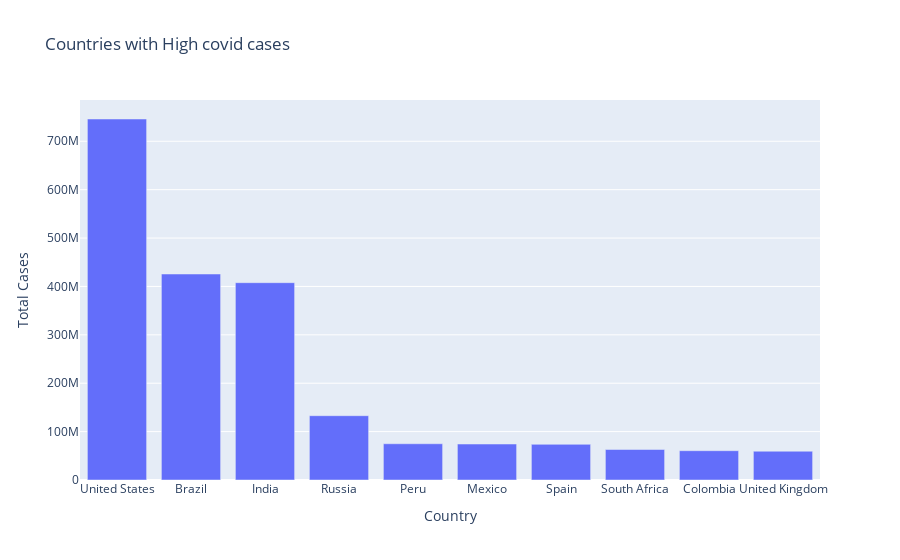

Source (notebook cell):
### Markdown cell above
## Analyzing the spread of covid-19

### Code cell
figure=px.bar(data,y="Total Cases", x="Country", title="Countries with High covid cases")
figure.show()

### Figure 1 — Plotly figure (JSON) as saved in the notebook; plotly's stock layout.template omitted (floating-point values rounded to 4 significant figures)
{"data": [{"alignmentgroup": "True", "hovertemplate": "Country=%{x}<br>Total Cases=%{y}<extra></extra>", "legendgroup": "", "marker": {"color": "#636efa", "pattern": {"shape": ""}}, "name": "", "offsetgroup": "", "orientation": "v", "showlegend": false, "textposition": "auto", "type": "bar", "x": ["United States", "Brazil", "India", "Russia", "Peru", "Mexico", "Spain", "South Africa", "Colombia", "United Kingdom"], "xaxis": "x", "y": [746014098, 425704517, 407771615, 132888951, 74882695, 74347548, 73717676, 63027659, 60543682, 59475032], "yaxis": "y"}], "layout": {"barmode": "relative", "legend": {"tracegroupgap": 0}, "title": {"text": "Countries with High covid cases"}, "xaxis": {"anchor": "y", "domain": [0, 1], "title": {"text": "Country"}}, "yaxis": {"anchor": "x", "domain": [0, 1], "title": {"text": "Total Cases"}}}}
